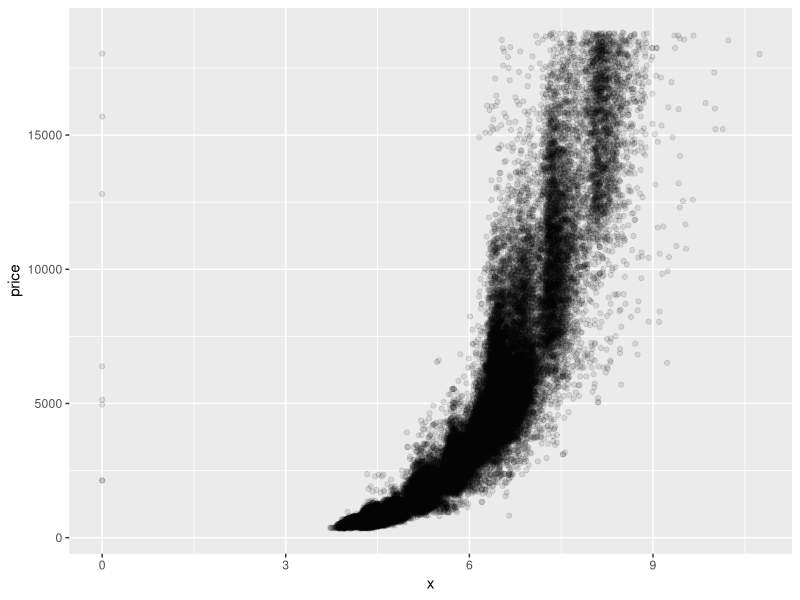
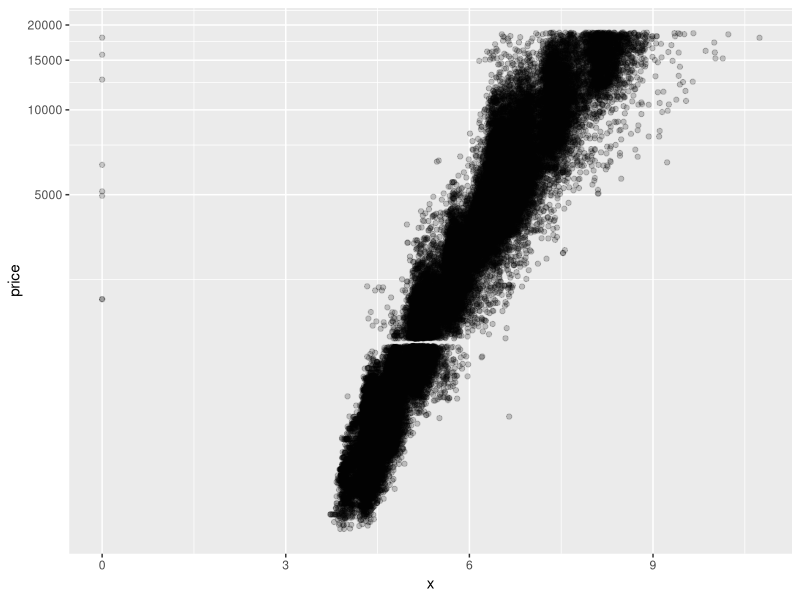
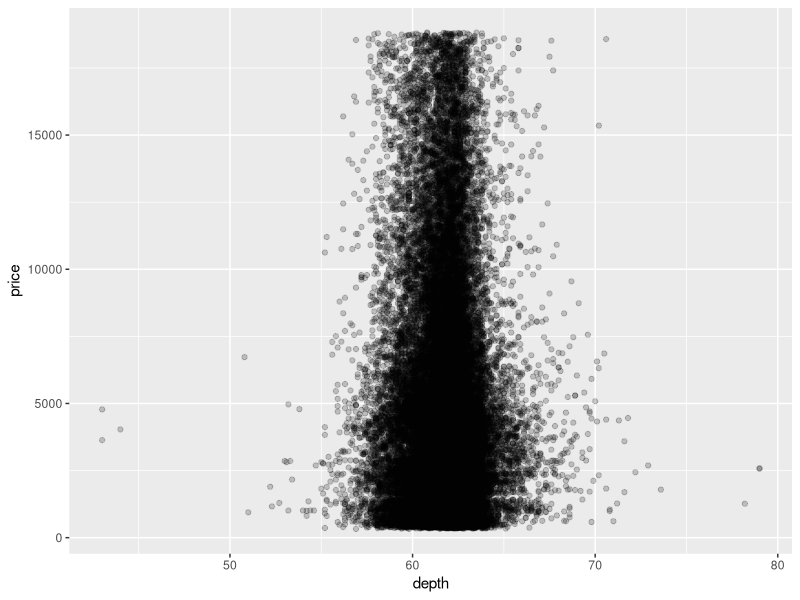
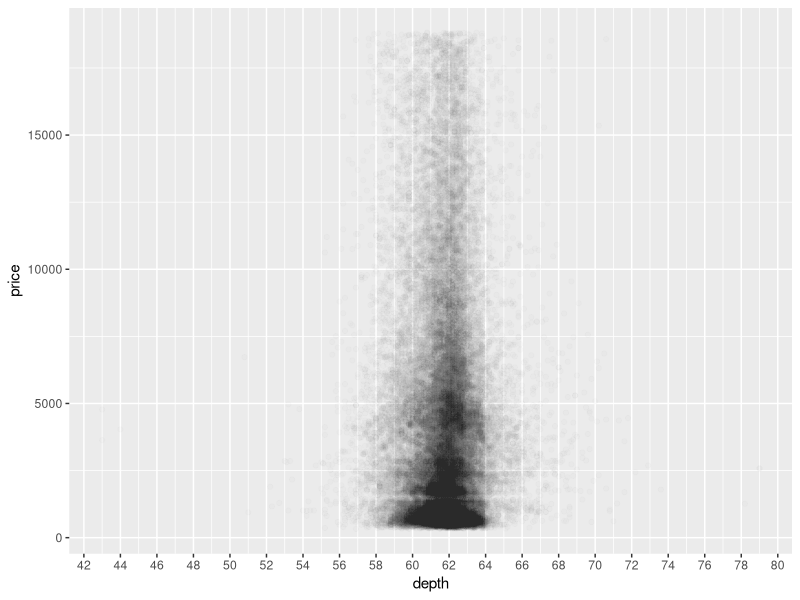
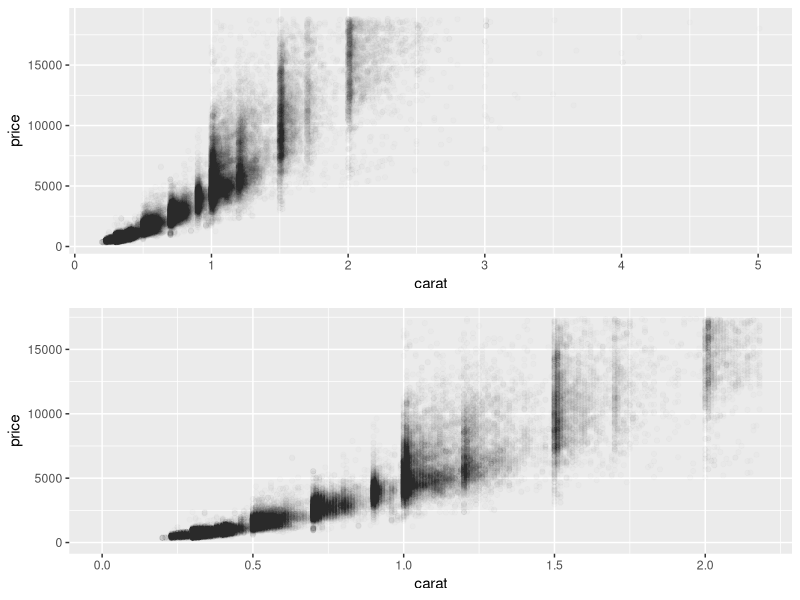
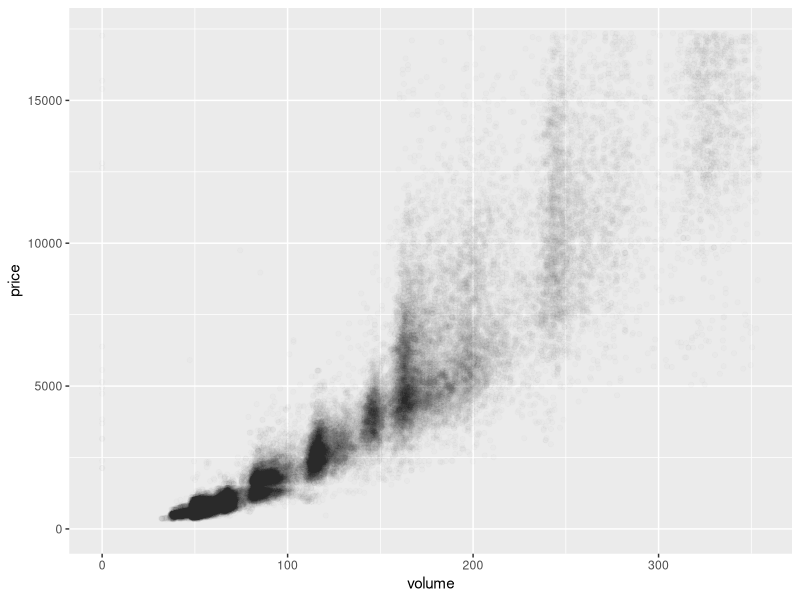

Recreate these plots in R, in order.
## ---- chunk 1
getwd()
setwd("D:/learn_data_analysis/R basic/lesson4")

library(ggplot2)

data(diamonds)

names(diamonds)
head(diamonds)

ggplot(data = diamonds, aes(x = x, y = price)) +
  geom_point(alpha = 1/10)
## ---- chunk 2
ggplot(data = diamonds, aes(x = x, y = price)) +
  geom_point(alpha = 1/5) +
  coord_trans(y = "log2")

## ---- chunk 3
cor.test(diamonds$x, diamonds$price)
cor.test(diamonds$y, diamonds$price)
cor.test(diamonds$z, diamonds$price)
## ---- chunk 4
ggplot(data = diamonds, aes(x = depth, y = price)) +
  geom_point(alpha = 1/5)

## ---- chunk 5
ggplot(data = diamonds, aes(x = depth, y = price)) +
  geom_point(alpha = 1/100) +
  scale_x_continuous(breaks = seq(0, 80, 2))

## ---- chunk 6
cor.test(diamonds$depth, diamonds$price)
## ---- chunk 7
p1 <- ggplot(data = diamonds, aes(x = carat, y = price)) +
  geom_point(alpha = 1/100)

p2 <- ggplot(data = diamonds, aes(x = carat, y = price)) +
  geom_point(alpha = 1/100) +
  xlim(0, quantile(diamonds$carat, 0.99)) +
  ylim(0, quantile(diamonds$price, 0.99))

library(gridExtra)
grid.arrange(p1, p2, ncol =1)

## ---- chunk 8
diamonds$volume = with(diamonds, x * y * z)

ggplot(data = diamonds, aes(x = volume, y = price)) +
  geom_point(alpha = 1/100) +
  xlim(0, quantile(diamonds$volume, 0.99)) +
  ylim(0, quantile(diamonds$price, 0.99)) 
